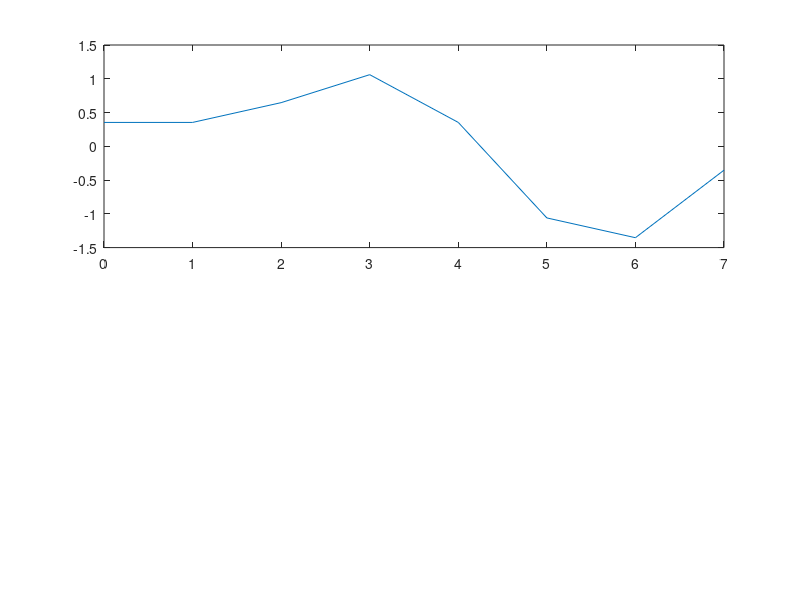
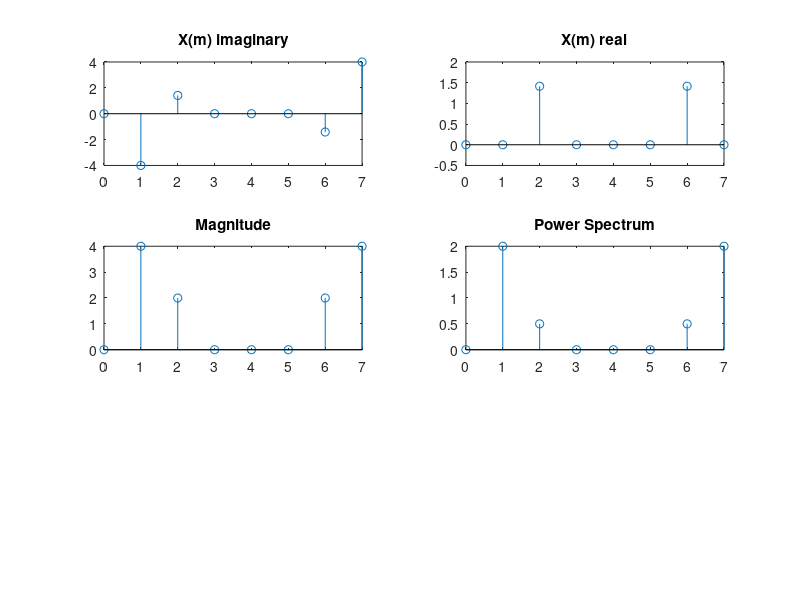

Reproduce these figures in MATLAB, in order. (Note: this script raises an error after producing the figures.)
clc
clear
close all

fs=8000;
ts=1/fs;
N=8;
n=0:N-1;
x=sin(2*pi*1000*n*ts) + 0.5*sin(2*pi*2000*n*ts + 3*pi/4);
figure (1)
subplot(2,1,1)
plot(n,x);
X = zeros(N,1);%per X(0)(0) is initialized to  0;0;0;0;0N
X;
for m = 1:N
    for n = 1:N
        X(m) = X(m) + x(n)*exp(-2j*pi*(n-1)*(m-1)/N);
    end
end
% disp(X)
n=0:N-1;
figure (2)
subplot(3,2,1);
stem(n,imag(X))
title('X(m) imaginary')
subplot(3,2,2);
stem(n,real(X))
title('X(m) real')
subplot(3,2,3);
stem(n,abs(X))
title('Magnitude')
y = abs(X).^2/N;
subplot(3,2,4);
stem(n,y)
title('Power Spectrum')

a = round(imag(X),3);
b = round(real(X),3);
s = atan(a/b);
subplot(3,2,5);
stem(n,rad2deg(s));
title('Phase Spectrum')

% %idft
ln=length(X);
x=zeros(1,ln);

for i=1:ln
    for n=1:ln
        x(i)=x(i)+((1/ln)*X(n)*exp(2*pi*j*(i-1)*(n-1)/ln));
    end
end

n=0:N-1;
figure (3)
subplot(2,1,2);
plot(n,real(x));
